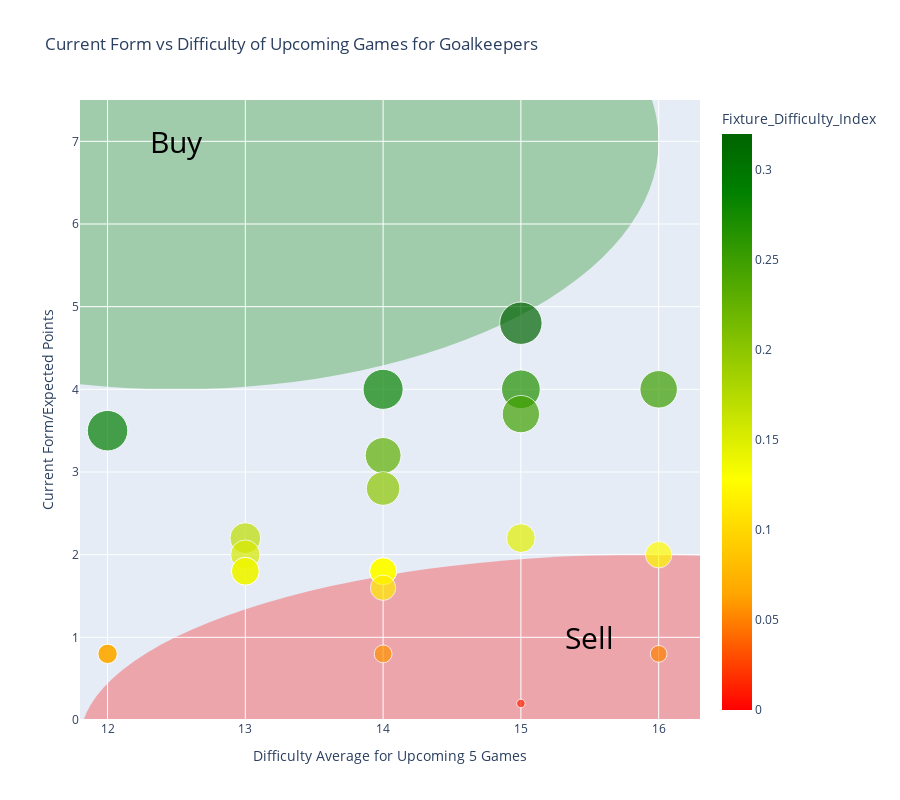

Notebook cell for this chart:
### Code cell
# Now the same for Goalkeepers
sorted_goalkeepers_df.rename(columns={'FD_index': 'Fixture_Difficulty_Index'}, inplace=True)

fig_goalkeepers = px.scatter(sorted_goalkeepers_df, x='Difficulty_score', y='form_player', color='Fixture_Difficulty_Index', 
                 size='Fixture_Difficulty_Index',  
                 labels={'form_player': 'Current Form/Expected Points', 'Difficulty_score': 'Difficulty Average for Upcoming 5 Games'},
                 hover_data=['full_name', 'Fixture_Difficulty_Index', 'name', 'now_cost'], title='Current Form vs Difficulty of Upcoming Games for Goalkeepers',
                 size_max=30,  
                 color_continuous_scale=[
                    (0.0, 'red'),
                    (0.2, 'orange'),
                    (0.4, 'yellow'),
                    (0.9, 'green'),
                    (1.0, 'darkgreen') 
                 ]
                )


fig_goalkeepers.update_layout(
    shapes=[
        dict(
            type='circle',
            xref='x',
            yref='y',
            x0=9,
            y0=10,
            x1=16,
            y1=4,
            fillcolor='green',
            opacity=0.3,
            layer='below',
            line=dict(width=0),
        ),
        dict(
            type='circle',
            xref='x',
            yref='y',
            x0=11.8,
            y0=2,
            x1=20,
            y1=-2.5,
            fillcolor='red',
            opacity=0.3,
            layer='below',
            line=dict(width=0),
        )
    ],
    annotations=[
        dict(
            text='Buy', 
            x=12.5,  
            y=7,   
            showarrow=False,
            font=dict(color='black', size=30),
        ),
        dict(
            text='Sell',
            x=15.5,  
            y=1,   
            showarrow=False,
            font=dict(color='black', size=30),
        )
    ]
)

fig_goalkeepers.update_layout(showlegend=False, height=800)  

 
fig_goalkeepers.update_xaxes(range=[11.8, 16.3])
fig_goalkeepers.update_yaxes(range=[0, 7.5])

fig_goalkeepers.show()

### Figure 1 — Plotly figure (JSON) as saved in the notebook; plotly's stock layout.template omitted (floating-point values rounded to 4 significant figures; data arrays with more than 128 entries replaced by an {"elided": "..."} marker saying what was removed)
{"data": [{"customdata": {"elided": "94x4 mixed values"}, "hovertemplate": "Difficulty Average for Upcoming 5 Games=%{x}<br>Current Form/Expected Points=%{y}<br>Fixture_Difficulty_Index=%{marker.color}<br>full_name=%{customdata[0]}<br>name=%{customdata[2]}<br>now_cost=%{customdata[3]}<extra></extra>", "legendgroup": "", "marker": {"color": [0.32, 0.292, 0.286, 0.267, 0.25, 0.247, 0.247, 0.229, 0.2, 0.169, 0.154, 0.147, 0.138, 0.138, 0.129, 0.129, 0.129, 0.125, 0.114, 0.067, 0.067, 0.057, 0.05, 0.013, 0, 0, 0, 0, 0, 0, 0, 0, 0, 0, 0, 0, 0, 0, 0, 0, 0, 0, 0, 0, 0, 0, 0, 0, 0, 0, 0, 0, 0, 0, 0, 0, 0, 0, 0, 0, 0, 0, 0, 0, 0, 0, 0, 0, 0, 0, 0, 0, 0, 0, 0, 0, 0, 0, 0, 0, 0, 0, 0, 0, 0, 0, 0, 0, 0, 0, 0, 0, 0, 0], "coloraxis": "coloraxis", "size": [0.32, 0.292, 0.286, 0.267, 0.25, 0.247, 0.247, 0.229, 0.2, 0.169, 0.154, 0.147, 0.138, 0.138, 0.129, 0.129, 0.129, 0.125, 0.114, 0.067, 0.067, 0.057, 0.05, 0.013, 0, 0, 0, 0, 0, 0, 0, 0, 0, 0, 0, 0, 0, 0, 0, 0, 0, 0, 0, 0, 0, 0, 0, 0, 0, 0, 0, 0, 0, 0, 0, 0, 0, 0, 0, 0, 0, 0, 0, 0, 0, 0, 0, 0, 0, 0, 0, 0, 0, 0, 0, 0, 0, 0, 0, 0, 0, 0, 0, 0, 0, 0, 0, 0, 0, 0, 0, 0, 0, 0], "sizemode": "area", "sizeref": 0.0003556, "symbol": "circle"}, "mode": "markers", "name": "", "orientation": "v", "showlegend": false, "type": "scatter", "x": [15, 12, 14, 15, 16, 15, 17, 14, 14, 13, 13, 15, 13, 13, 14, 14, 14, 16, 14, 12, 12, 14, 16, 15, 13, 16, 15, 15, 16, 16, 12, 12, 12, 12, 12, 12, 12, 13, 13, 13, 15, 15, 15, 15, 16, 16, 13, 13, 13, 13, 15, 15, 15, 15, 15, 15, 12, 12, 12, 15, 15, 14, 14, 14, 14, 14, 14, 14, 14, 14, 17, 17, 17, 14, 14, 14, 13, 13, 13, 15, 15, 15, 14, 14, 14, 13, 13, 13, 13, 14, 14, 14, 14, 14], "xaxis": "x", "y": [4.8, 3.5, 4, 4, 4, 3.7, 4.2, 3.2, 2.8, 2.2, 2, 2.2, 1.8, 1.8, 1.8, 1.8, 1.8, 2, 1.6, 0.8, 0.8, 0.8, 0.8, 0.2, 0, 0, 0, 0, 0, 0, 0, 0, 0, 0, 0, 0, 0, 0, 0, 0, 0, 0, 0, 0, 0, 0, 0, 0, 0, 0, 0, 0, 0, 0, 0, 0, 0, 0, 0, 0, 0, 0, 0, 0, 0, 0, 0, 0, 0, 0, 0, 0, 0, 0, 0, 0, 0, 0, 0, 0, 0, 0, 0, 0, 0, 0, 0, 0, 0, 0, 0, 0, 0, 0], "yaxis": "y"}], "layout": {"annotations": [{"font": {"color": "black", "size": 30}, "showarrow": false, "text": "Buy", "x": 12.5, "y": 7}, {"font": {"color": "black", "size": 30}, "showarrow": false, "text": "Sell", "x": 15.5, "y": 1}], "coloraxis": {"colorbar": {"title": {"text": "Fixture_Difficulty_Index"}}, "colorscale": [[0, "red"], [0.2, "orange"], [0.4, "yellow"], [0.9, "green"], [1, "darkgreen"]]}, "height": 800, "legend": {"itemsizing": "constant", "tracegroupgap": 0}, "shapes": [{"fillcolor": "green", "layer": "below", "line": {"width": 0}, "opacity": 0.3, "type": "circle", "x0": 9, "x1": 16, "xref": "x", "y0": 10, "y1": 4, "yref": "y"}, {"fillcolor": "red", "layer": "below", "line": {"width": 0}, "opacity": 0.3, "type": "circle", "x0": 11.8, "x1": 20, "xref": "x", "y0": 2, "y1": -2.5, "yref": "y"}], "showlegend": false, "title": {"text": "Current Form vs Difficulty of Upcoming Games for Goalkeepers"}, "xaxis": {"anchor": "y", "domain": [0, 1], "range": [11.8, 16.3], "title": {"text": "Difficulty Average for Upcoming 5 Games"}}, "yaxis": {"anchor": "x", "domain": [0, 1], "range": [0, 7.5], "title": {"text": "Current Form/Expected Points"}}}}
